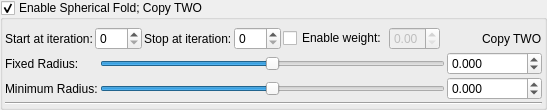
    <widget class="MyGroupBox" name="groupCheck_transform_sphericalFold2_enabled">
     <property name="title">
      <string>Enable Spherical Fold; Copy TWO</string>
     </property>
     <property name="checkable">
      <bool>true</bool>
     </property>
     <layout class="QVBoxLayout" name="verticalLayout_24" stretch="0,0,0">
      <property name="spacing">
       <number>2</number>
      </property>
      <property name="leftMargin">
       <number>2</number>
      </property>
      <property name="topMargin">
       <number>2</number>
      </property>
      <property name="rightMargin">
       <number>2</number>
      </property>
      <property name="bottomMargin">
       <number>2</number>
      </property>
      <item>
       <layout class="QGridLayout" name="gridLayout_40">
        <property name="topMargin">
         <number>5</number>
        </property>
        <item row="0" column="3">
         <widget class="MySpinBox" name="spinboxInt_transform_sphericalFold2_stop_iterations">
          <property name="sizePolicy">
           <sizepolicy hsizetype="Preferred" vsizetype="Maximum">
            <horstretch>0</horstretch>
            <verstretch>0</verstretch>
           </sizepolicy>
          </property>
          <property name="maximum">
           <number>250</number>
          </property>
         </widget>
        </item>
        <item row="0" column="0">
         <widget class="QLabel" name="label_160">
          <property name="text">
           <string>Start at iteration:</string>
          </property>
         </widget>
        </item>
        <item row="0" column="1">
         <widget class="MySpinBox" name="spinboxInt_transform_sphericalFold2_start_iterations">
          <property name="sizePolicy">
           <sizepolicy hsizetype="Minimum" vsizetype="Maximum">
            <horstretch>0</horstretch>
            <verstretch>0</verstretch>
           </sizepolicy>
          </property>
          <property name="maximum">
           <number>250</number>
          </property>
         </widget>
        </item>
        <item row="0" column="5">
         <widget class="MyDoubleSpinBox" name="spinbox_transform_sphericalFold2_weight">
          <property name="enabled">
           <bool>false</bool>
          </property>
          <property name="sizePolicy">
           <sizepolicy hsizetype="Minimum" vsizetype="Maximum">
            <horstretch>0</horstretch>
            <verstretch>0</verstretch>
           </sizepolicy>
          </property>
          <property name="decimals">
           <number>2</number>
          </property>
          <property name="minimum">
           <double>0.000000000000000</double>
          </property>
          <property name="maximum">
           <double>1.000000000000000</double>
          </property>
          <property name="singleStep">
           <double>0.100000000000000</double>
          </property>
         </widget>
        </item>
        <item row="0" column="7">
         <widget class="QLabel" name="label_163">
          <property name="text">
           <string>Copy TWO</string>
          </property>
         </widget>
        </item>
        <item row="0" column="2">
         <widget class="QLabel" name="label_162">
          <property name="text">
           <string>Stop at iteration:</string>
          </property>
         </widget>
        </item>
        <item row="0" column="6">
         <spacer name="horizontalSpacer_20">
          <property name="orientation">
           <enum>Qt::Horizontal</enum>
          </property>
          <property name="sizeHint" stdset="0">
           <size>
            <width>40</width>
            <height>20</height>
           </size>
          </property>
         </spacer>
        </item>
        <item row="0" column="4">
         <widget class="QCheckBox" name="checkBox_transform_sphericalFold2_weight_enabled">
          <property name="text">
           <string>Enable weight:</string>
          </property>
         </widget>
        </item>
       </layout>
      </item>
      <item>
       <layout class="QGridLayout" name="gridLayout_41">
        <property name="spacing">
         <number>2</number>
        </property>
        <item row="0" column="1">
         <widget class="QSlider" name="slider_transform_sphericalFold2_fixed_radius">
          <property name="sizePolicy">
           <sizepolicy hsizetype="Expanding" vsizetype="Maximum">
            <horstretch>0</horstretch>
            <verstretch>0</verstretch>
           </sizepolicy>
          </property>
          <property name="minimum">
           <number>-18000</number>
          </property>
          <property name="maximum">
           <number>18000</number>
          </property>
          <property name="value">
           <number>0</number>
          </property>
          <property name="sliderPosition">
           <number>0</number>
          </property>
          <property name="orientation">
           <enum>Qt::Horizontal</enum>
          </property>
         </widget>
        </item>
        <item row="1" column="1">
         <widget class="QSlider" name="slider_transform_sphericalFold2_min_radius">
          <property name="sizePolicy">
           <sizepolicy hsizetype="Expanding" vsizetype="Maximum">
            <horstretch>0</horstretch>
            <verstretch>0</verstretch>
           </sizepolicy>
          </property>
          <property name="minimum">
           <number>-18000</number>
          </property>
          <property name="maximum">
           <number>18000</number>
          </property>
          <property name="value">
           <number>0</number>
          </property>
          <property name="sliderPosition">
           <number>0</number>
          </property>
          <property name="orientation">
           <enum>Qt::Horizontal</enum>
          </property>
         </widget>
        </item>
        <item row="1" column="0">
         <widget class="QLabel" name="label_165">
          <property name="text">
           <string>Minimum Radius:</string>
          </property>
         </widget>
        </item>
        <item row="0" column="2">
         <widget class="MyDoubleSpinBox" name="spinbox_transform_sphericalFold2_fixed_radius">
          <property name="sizePolicy">
           <sizepolicy hsizetype="Minimum" vsizetype="Maximum">
            <horstretch>0</horstretch>
            <verstretch>0</verstretch>
           </sizepolicy>
          </property>
          <property name="prefix">
           <string/>
          </property>
          <property name="suffix">
           <string/>
          </property>
          <property name="decimals">
           <number>3</number>
          </property>
          <property name="minimum">
           <double>-36000.000000000000000</double>
          </property>
          <property name="maximum">
           <double>36000.000000000000000</double>
          </property>
          <property name="singleStep">
           <double>0.100000000000000</double>
          </property>
         </widget>
        </item>
        <item row="1" column="2">
         <widget class="MyDoubleSpinBox" name="spinbox_transform_sphericalFold2_min_radius">
          <property name="sizePolicy">
           <sizepolicy hsizetype="Minimum" vsizetype="Maximum">
            <horstretch>0</horstretch>
            <verstretch>0</verstretch>
           </sizepolicy>
          </property>
          <property name="prefix">
           <string/>
          </property>
          <property name="suffix">
           <string/>
          </property>
          <property name="decimals">
           <number>3</number>
          </property>
          <property name="minimum">
           <double>-360000.000000000000000</double>
          </property>
          <property name="maximum">
           <double>360000.000000000000000</double>
          </property>
          <property name="singleStep">
           <double>0.100000000000000</double>
          </property>
         </widget>
        </item>
        <item row="0" column="0">
         <widget class="QLabel" name="label_164">
          <property name="text">
           <string>Fixed Radius:</string>
          </property>
         </widget>
        </item>
       </layout>
      </item>
      <item>
       <widget class="Line" name="line_18">
        <property name="orientation">
         <enum>Qt::Horizontal</enum>
        </property>
       </widget>
      </item>
     </layout>
    </widget>
